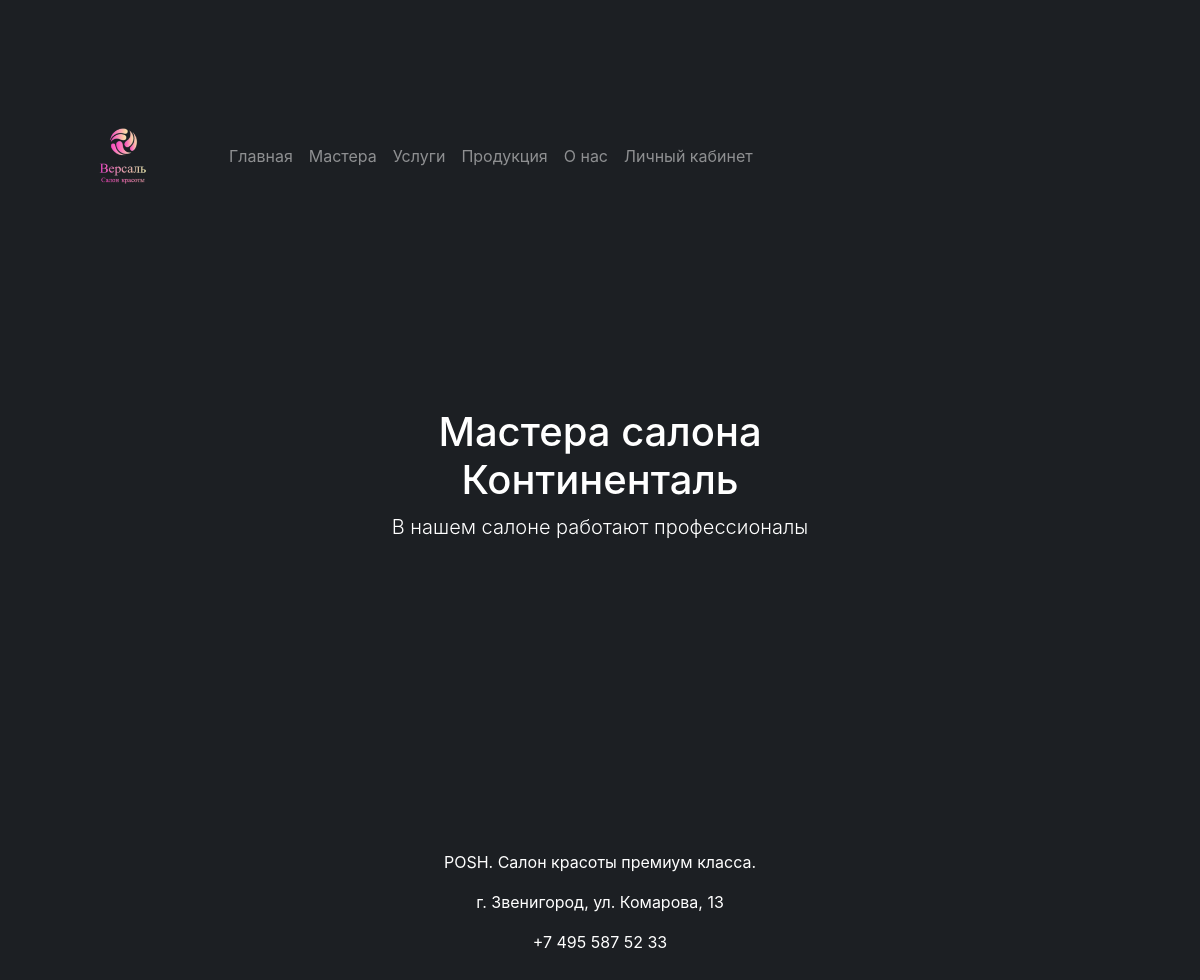
The app's page /masters/, older data.
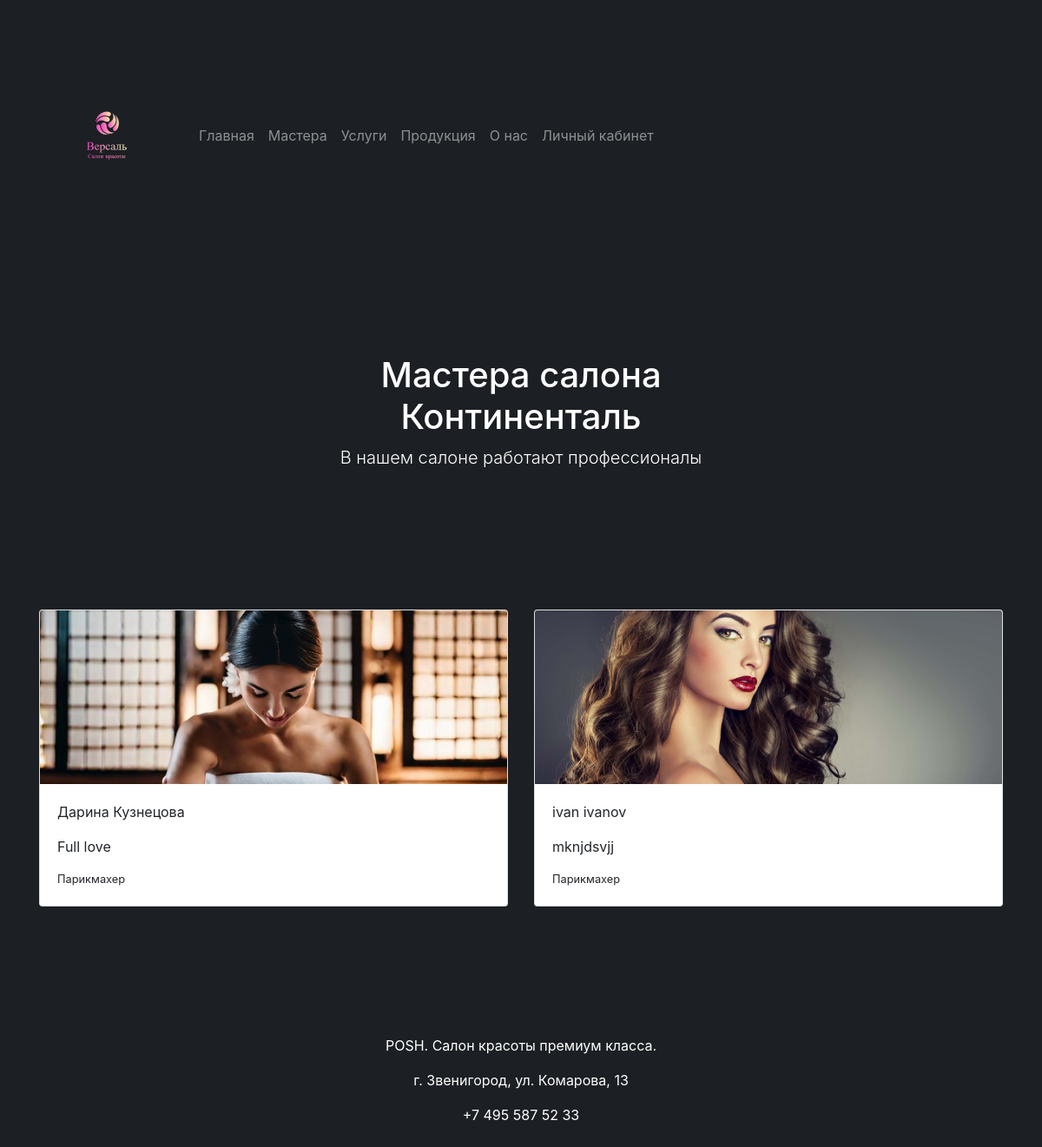
The same page, newer data.
### masters/models.py (models this page shows, shortened)
class Masters(models.Model):
    user: Users = models.OneToOneField(Users, on_delete=models.CASCADE, verbose_name='Пользователь')
    position = models.ForeignKey(Position,  on_delete=models.PROTECT, verbose_name='Должность')
    short_description = models.CharField(verbose_name='Краткая информация', max_length=200)
    full_description = models.TextField(verbose_name='Полная информация')
    photo = models.ImageField(verbose_name='Фотография', upload_to='images/')
    admission_date = models.DateField(verbose_name='Дата приема', auto_now_add=True)
    rating = models.PositiveIntegerField(verbose_name='Рейтинг', null=True, blank=True, default=0)
    salary = models.DecimalField(verbose_name='Зарплата', max_digits=8, decimal_places=2)
    slug = models.SlugField(verbose_name='URL', max_length=50, unique=True, db_index=True, blank=True)
    class Meta:
        verbose_name = 'Мастер'
        verbose_name_plural = 'Мастера'

class Users(AbstractUser):
    username = None
    email = models.EmailField(verbose_name='Почта', max_length=50, unique=True, db_index=True)
    phone_number = models.CharField(verbose_name='Номер телефона', max_length=20, unique=True)
    is_customer = models.BooleanField(verbose_name='Клиент', default=True, help_text='Уберите отметку, '
                                                                        'если пользователь является сотрудником салона')
    USERNAME_FIELD = 'email'
    REQUIRED_FIELDS = []
    objects = UserManager()
    class Meta:
        verbose_name = 'Пользователь'
        verbose_name_plural = 'Пользователи'

class Position(models.Model):
    title = models.CharField(verbose_name='Должность', max_length=25)
    def __str__(self):
        return f"{self.title}"
    class Meta:
        verbose_name = 'Должность'
        verbose_name_plural = 'Должности'

### masters/views.py (the view)
# urls.py: path('', views.masters_list, name='masters_list'),
def masters_list(request):
    all_masters = Masters.objects.all()
    return render(request, 'masters/masters_list.html', {'all_masters': all_masters})

### masters/templates/masters/masters_list.html (shortened to what this page needs)
{% extends 'main/main_layout.html' %}
{% load static %}
{% block css_link %}
    <link rel="stylesheet" href="{% static 'masters/css/style.css' %}">
{% endblock %}
{% block content %}
    <section class="py-5 text-center container">
        <div class="row py-lg-5">
            <div class="col-lg-6 col-md-8 mx-auto">
                <h1 class="fw-light text-white">Мастера салона Континенталь</h1>
                <p class="lead text-white">В нашем салоне работают профессионалы</p>
            </div>
        </div>
    </section>
    <div class="album py-5">
        <div class="container">
            <div class="row row-cols-1 row-cols-sm-2 row-cols-md-3 g-3">
                {% for master in all_masters %}
                    <div class="col">
                        <a href="{% url 'master_info' master.slug %}" class="card-link">
                            <div class="card shadow-sm">
                                <img
                                        src="{{ master.photo.url }}"
                                        alt="{{ master.user.first_name }} {{ master.user.second_name }}"
                                        class="bd-placeholder-img card-img-top master-image"
                                />
                                <div class="card-body">
                                    <p class="card-text">{{ master.user.first_name }} {{ master.user.last_name }}</p>
                                    <p class="card-text">{{ master.short_description }}</p>
                                    <div class="d-flex justify-content-between align-items-center">
                                        <small class="text-black-50">{{ master.position }}</small>
                                    </div>
                                </div>
                            </div>
                        </a>
                    </div>
                {% endfor %}
            </div>
        </div>
    </div>
{% endblock %}

### main/templates/main/main_layout.html (shortened to what this page needs)
{% load static %}
<!DOCTYPE html>
<html lang="ru">
<head>
    <link href="{% static 'main/css/bootstrap.min.css' %}" rel="stylesheet">
    <link href="{% static 'main/css/main_style.css' %}" rel="stylesheet">
    {% block css_link %} {% endblock %}
</head>
<body>
<header>
    <nav class="navbar navbar-expand-lg navbar-dark static-top">
        <div class="container">
            <a class="navbar-brand" href="{%url 'home_page' %}">
                <img src="{% static 'main/img/logo.png' %}" alt="logo" class="header-logo">
            </a>
            <div class="collapse navbar-collapse" id="navbarSupportedContent">
                <ul class="navbar-nav ms-auto">
                    <li class="nav-item">
                        <a class="nav-link" aria-current="page" href="{%url 'home_page' %}">Главная</a>
                    </li>
                    <li class="nav-item">
                        <a class="nav-link" href="{%url 'masters_list' %}">Мастера</a>
                    </li>
                    <li class="nav-item">
                        <a class="nav-link" aria-current="page" href="{%url 'services_list' %}">Услуги</a>
                    </li>
                    <li class="nav-item">
                        <a class="nav-link" href="{%url 'products_list' %}">Продукция</a>
                    </li>
                    <li class="nav-item">
                        <a class="nav-link" href="{%url 'about' %}">О нас</a>
                    </li>
                    <li class="nav-item">
                        <a class="nav-link" href="{%url 'login' %}">Личный кабинет</a>
                    </li>
                </ul>
            </div>
        </div>
    </nav>
</header>
{% block content %} {% endblock %}
<footer>
    <div class="container">
        <div class="col-12">
            <p class="text-center text-white">POSH. Салон красоты премиум класса.</p>
            <p class="text-center text-white">г. Звенигород, ул. Комарова, 13</p>
            <p class="text-center text-white">+7 495 587 52 33</p>
        </div>
    </div>
</footer>
</body>
</html>

### main/static/main/css/main_style.css (style rules this page uses)
body { background-color: #1c1f23; }
header, section, footer { padding: 100px 0; }
.header-logo { max-width: 20vh; max-height: 20vh; }
nav ul { list-style-type: none; display: flex; justify-content: space-around; }
ul a { color: whitesmoke; text-decoration: none; }

### masters/static/masters/css/style.css (style rules this page uses)
.card-link { text-decoration: none; color: inherit; transition: transform 0.2s; }
.master-image { width: 100%; height: 200px; object-fit: cover; }

Row changes from the older to the newer data that the page shows:
added Masters: photo (picture), user.first_name "Дарина", user.last_name "Кузнецова", short_description "Full love", position "Парикмахер"
added Masters: photo (picture), user.first_name "ivan", user.last_name "ivanov", short_description "mknjdsvjj", position "Парикмахер"
